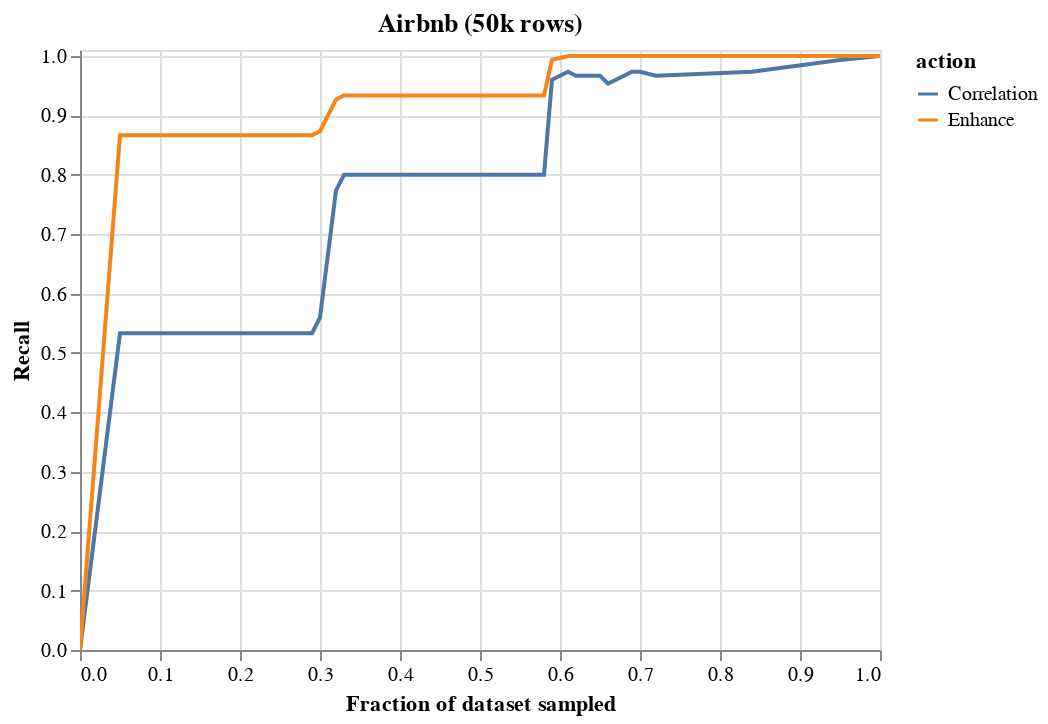

This figure's notebook cell:
### Code cell
df = trial_df 
df = df.groupby(["nfrac","action"]).mean().reset_index()
alt.Chart(df,title="Airbnb (50k rows)").mark_line().encode(
    x = alt.X("nfrac",title="Fraction of dataset sampled"),#scale=alt.Scale(type="log")),
    y = alt.Y("Recall",scale=alt.Scale(domain=(0,1.01))),
    color = "action"
).interactive()

### Figure 1 — Vega-Lite specification as saved in the notebook (floating-point values rounded to 4 significant figures)
{"config": {"view": {"continuousWidth": 400, "continuousHeight": 300}}, "data": {"name": "data-c4b292076bf1859af9d5abb659bfa0df"}, "mark": "line", "encoding": {"color": {"type": "nominal", "field": "action"}, "x": {"type": "quantitative", "field": "nfrac", "title": "Fraction of dataset sampled"}, "y": {"type": "quantitative", "field": "Recall", "scale": {"domain": [0, 1.01]}}}, "selection": {"selector029": {"type": "interval", "bind": "scales", "encodings": ["x", "y"]}}, "title": "Airbnb (50k rows)", "$schema": "https://vega.github.io/schema/vega-lite/v4.8.1.json", "datasets": {"data-c4b292076bf1859af9d5abb659bfa0df": [{"nfrac": 0.0, "action": "Correlation", "Precision": 0.0, "Recall": 0.0, "FScore": 0.0}, {"nfrac": 0.0, "action": "Enhance", "Precision": 0.0, "Recall": 0.0, "FScore": 0.0}, {"nfrac": 0.05, "action": "Correlation", "Precision": 1.0, "Recall": 0.5333, "FScore": 0.6957}, {"nfrac": 0.05, "action": "Enhance", "Precision": 1.0, "Recall": 0.8667, "FScore": 0.9286}, {"nfrac": 0.06, "action": "Correlation", "Precision": 1.0, "Recall": 0.5333, "FScore": 0.6957}, {"nfrac": 0.06, "action": "Enhance", "Precision": 1.0, "Recall": 0.8667, "FScore": 0.9286}, {"nfrac": 0.08, "action": "Correlation", "Precision": 1.0, "Recall": 0.5333, "FScore": 0.6957}, {"nfrac": 0.08, "action": "Enhance", "Precision": 1.0, "Recall": 0.8667, "FScore": 0.9286}, {"nfrac": 0.09, "action": "Correlation", "Precision": 1.0, "Recall": 0.5333, "FScore": 0.6957}, {"nfrac": 0.09, "action": "Enhance", "Precision": 1.0, "Recall": 0.8667, "FScore": 0.9286}, {"nfrac": 0.1, "action": "Correlation", "Precision": 1.0, "Recall": 0.5333, "FScore": 0.6957}, {"nfrac": 0.1, "action": "Enhance", "Precision": 1.0, "Recall": 0.8667, "FScore": 0.9286}, {"nfrac": 0.12, "action": "Correlation", "Precision": 1.0, "Recall": 0.5333, "FScore": 0.6957}, {"nfrac": 0.12, "action": "Enhance", "Precision": 1.0, "Recall": 0.8667, "FScore": 0.9286}, {"nfrac": 0.13, "action": "Correlation", "Precision": 1.0, "Recall": 0.5333, "FScore": 0.6957}, {"nfrac": 0.13, "action": "Enhance", "Precision": 1.0, "Recall": 0.8667, "FScore": 0.9286}, {"nfrac": 0.14, "action": "Correlation", "Precision": 1.0, "Recall": 0.5333, "FScore": 0.6957}, {"nfrac": 0.14, "action": "Enhance", "Precision": 1.0, "Recall": 0.8667, "FScore": 0.9286}, {"nfrac": 0.16, "action": "Correlation", "Precision": 1.0, "Recall": 0.5333, "FScore": 0.6957}, {"nfrac": 0.16, "action": "Enhance", "Precision": 1.0, "Recall": 0.8667, "FScore": 0.9286}, {"nfrac": 0.17, "action": "Correlation", "Precision": 1.0, "Recall": 0.5333, "FScore": 0.6957}, {"nfrac": 0.17, "action": "Enhance", "Precision": 1.0, "Recall": 0.8667, "FScore": 0.9286}, {"nfrac": 0.18, "action": "Correlation", "Precision": 1.0, "Recall": 0.5333, "FScore": 0.6957}, {"nfrac": 0.18, "action": "Enhance", "Precision": 1.0, "Recall": 0.8667, "FScore": 0.9286}, {"nfrac": 0.2, "action": "Correlation", "Precision": 1.0, "Recall": 0.5333, "FScore": 0.6957}, {"nfrac": 0.2, "action": "Enhance", "Precision": 1.0, "Recall": 0.8667, "FScore": 0.9286}, {"nfrac": 0.21, "action": "Correlation", "Precision": 1.0, "Recall": 0.5333, "FScore": 0.6957}, {"nfrac": 0.21, "action": "Enhance", "Precision": 1.0, "Recall": 0.8667, "FScore": 0.9286}, {"nfrac": 0.22, "action": "Correlation", "Precision": 1.0, "Recall": 0.5333, "FScore": 0.6957}, {"nfrac": 0.22, "action": "Enhance", "Precision": 1.0, "Recall": 0.8667, "FScore": 0.9286}, {"nfrac": 0.24, "action": "Correlation", "Precision": 1.0, "Recall": 0.5333, "FScore": 0.6957}, {"nfrac": 0.24, "action": "Enhance", "Precision": 1.0, "Recall": 0.8667, "FScore": 0.9286}, {"nfrac": 0.25, "action": "Correlation", "Precision": 1.0, "Recall": 0.5333, "FScore": 0.6957}, {"nfrac": 0.25, "action": "Enhance", "Precision": 1.0, "Recall": 0.8667, "FScore": 0.9286}, {"nfrac": 0.26, "action": "Correlation", "Precision": 1.0, "Recall": 0.5333, "FScore": 0.6957}, {"nfrac": 0.26, "action": "Enhance", "Precision": 1.0, "Recall": 0.8667, "FScore": 0.9286}, {"nfrac": 0.27, "action": "Correlation", "Precision": 1.0, "Recall": 0.5333, "FScore": 0.6957}, {"nfrac": 0.27, "action": "Enhance", "Precision": 1.0, "Recall": 0.8667, "FScore": 0.9286}, {"nfrac": 0.28, "action": "Correlation", "Precision": 1.0, "Recall": 0.5333, "FScore": 0.6957}, {"nfrac": 0.28, "action": "Enhance", "Precision": 1.0, "Recall": 0.8667, "FScore": 0.9286}, {"nfrac": 0.29, "action": "Correlation", "Precision": 1.0, "Recall": 0.5333, "FScore": 0.6957}, {"nfrac": 0.29, "action": "Enhance", "Precision": 1.0, "Recall": 0.8667, "FScore": 0.9286}, {"nfrac": 0.3, "action": "Correlation", "Precision": 1.0, "Recall": 0.56, "FScore": 0.715}, {"nfrac": 0.3, "action": "Enhance", "Precision": 1.0, "Recall": 0.8733, "FScore": 0.9323}, {"nfrac": 0.32, "action": "Correlation", "Precision": 1.0, "Recall": 0.7733, "FScore": 0.8696}, {"nfrac": 0.32, "action": "Enhance", "Precision": 1.0, "Recall": 0.9267, "FScore": 0.9618}, {"nfrac": 0.33, "action": "Correlation", "Precision": 1.0, "Recall": 0.8, "FScore": 0.8889}, {"nfrac": 0.33, "action": "Enhance", "Precision": 1.0, "Recall": 0.9333, "FScore": 0.9655}, {"nfrac": 0.34, "action": "Correlation", "Precision": 1.0, "Recall": 0.8, "FScore": 0.8889}, {"nfrac": 0.34, "action": "Enhance", "Precision": 1.0, "Recall": 0.9333, "FScore": 0.9655}, {"nfrac": 0.36, "action": "Correlation", "Precision": 1.0, "Recall": 0.8, "FScore": 0.8889}, {"nfrac": 0.36, "action": "Enhance", "Precision": 1.0, "Recall": 0.9333, "FScore": 0.9655}, {"nfrac": 0.37, "action": "Correlation", "Precision": 1.0, "Recall": 0.8, "FScore": 0.8889}, {"nfrac": 0.37, "action": "Enhance", "Precision": 1.0, "Recall": 0.9333, "FScore": 0.9655}, {"nfrac": 0.38, "action": "Correlation", "Precision": 1.0, "Recall": 0.8, "FScore": 0.8889}, {"nfrac": 0.38, "action": "Enhance", "Precision": 1.0, "Recall": 0.9333, "FScore": 0.9655}, {"nfrac": 0.39, "action": "Correlation", "Precision": 1.0, "Recall": 0.8, "FScore": 0.8889}, {"nfrac": 0.39, "action": "Enhance", "Precision": 1.0, "Recall": 0.9333, "FScore": 0.9655}, {"nfrac": 0.41, "action": "Correlation", "Precision": 1.0, "Recall": 0.8, "FScore": 0.8889}, {"nfrac": 0.41, "action": "Enhance", "Precision": 1.0, "Recall": 0.9333, "FScore": 0.9655}, {"nfrac": 0.42, "action": "Correlation", "Precision": 1.0, "Recall": 0.8, "FScore": 0.8889}, {"nfrac": 0.42, "action": "Enhance", "Precision": 1.0, "Recall": 0.9333, "FScore": 0.9655}, {"nfrac": 0.43, "action": "Correlation", "Precision": 1.0, "Recall": 0.8, "FScore": 0.8889}, {"nfrac": 0.43, "action": "Enhance", "Precision": 1.0, "Recall": 0.9333, "FScore": 0.9655}, {"nfrac": 0.45, "action": "Correlation", "Precision": 1.0, "Recall": 0.8, "FScore": 0.8889}, {"nfrac": 0.45, "action": "Enhance", "Precision": 1.0, "Recall": 0.9333, "FScore": 0.9655}, {"nfrac": 0.46, "action": "Correlation", "Precision": 1.0, "Recall": 0.8, "FScore": 0.8889}, {"nfrac": 0.46, "action": "Enhance", "Precision": 1.0, "Recall": 0.9333, "FScore": 0.9655}, {"nfrac": 0.47, "action": "Correlation", "Precision": 1.0, "Recall": 0.8, "FScore": 0.8889}, {"nfrac": 0.47, "action": "Enhance", "Precision": 1.0, "Recall": 0.9333, "FScore": 0.9655}, {"nfrac": 0.49, "action": "Correlation", "Precision": 1.0, "Recall": 0.8, "FScore": 0.8889}, {"nfrac": 0.49, "action": "Enhance", "Precision": 1.0, "Recall": 0.9333, "FScore": 0.9655}, {"nfrac": 0.5, "action": "Correlation", "Precision": 1.0, "Recall": 0.8, "FScore": 0.8889}, {"nfrac": 0.5, "action": "Enhance", "Precision": 1.0, "Recall": 0.9333, "FScore": 0.9655}, {"nfrac": 0.51, "action": "Correlation", "Precision": 1.0, "Recall": 0.8, "FScore": 0.8889}, {"nfrac": 0.51, "action": "Enhance", "Precision": 1.0, "Recall": 0.9333, "FScore": 0.9655}, {"nfrac": 0.53, "action": "Correlation", "Precision": 1.0, "Recall": 0.8, "FScore": 0.8889}, {"nfrac": 0.53, "action": "Enhance", "Precision": 1.0, "Recall": 0.9333, "FScore": 0.9655}, {"nfrac": 0.54, "action": "Correlation", "Precision": 1.0, "Recall": 0.8, "FScore": 0.8889}, {"nfrac": 0.54, "action": "Enhance", "Precision": 1.0, "Recall": 0.9333, "FScore": 0.9655}, {"nfrac": 0.55, "action": "Correlation", "Precision": 1.0, "Recall": 0.8, "FScore": 0.8889}, {"nfrac": 0.55, "action": "Enhance", "Precision": 1.0, "Recall": 0.9333, "FScore": 0.9655}, {"nfrac": 0.57, "action": "Correlation", "Precision": 1.0, "Recall": 0.8, "FScore": 0.8889}, {"nfrac": 0.57, "action": "Enhance", "Precision": 1.0, "Recall": 0.9333, "FScore": 0.9655}, {"nfrac": 0.58, "action": "Correlation", "Precision": 1.0, "Recall": 0.8, "FScore": 0.8889}, {"nfrac": 0.58, "action": "Enhance", "Precision": 1.0, "Recall": 0.9333, "FScore": 0.9655}, {"nfrac": 0.59, "action": "Correlation", "Precision": 1.0, "Recall": 0.96, "FScore": 0.9785}, {"nfrac": 0.59, "action": "Enhance", "Precision": 1.0, "Recall": 0.9933, "FScore": 0.9966}, {"nfrac": 0.61, "action": "Correlation", "Precision": 1.0, "Recall": 0.9733, "FScore": 0.9862}, {"nfrac": 0.61, "action": "Enhance", "Precision": 1.0, "Recall": 1.0, "FScore": 1.0}, {"nfrac": 0.62, "action": "Correlation", "Precision": 1.0, "Recall": 0.9667, "FScore": 0.9828}, {"nfrac": 0.62, "action": "Enhance", "Precision": 1.0, "Recall": 1.0, "FScore": 1.0}, {"nfrac": 0.63, "action": "Correlation", "Precision": 1.0, "Recall": 0.9667, "FScore": 0.9828}, {"nfrac": 0.63, "action": "Enhance", "Precision": 1.0, "Recall": 1.0, "FScore": 1.0}, {"nfrac": 0.65, "action": "Correlation", "Precision": 1.0, "Recall": 0.9667, "FScore": 0.9828}, {"nfrac": 0.65, "action": "Enhance", "Precision": 1.0, "Recall": 1.0, "FScore": 1.0}, {"nfrac": 0.66, "action": "Correlation", "Precision": 1.0, "Recall": 0.9533, "FScore": 0.9759}, {"nfrac": 0.66, "action": "Enhance", "Precision": 1.0, "Recall": 1.0, "FScore": 1.0}, {"nfrac": 0.67, "action": "Correlation", "Precision": 1.0, "Recall": 0.96, "FScore": 0.9793}, {"nfrac": 0.67, "action": "Enhance", "Precision": 1.0, "Recall": 1.0, "FScore": 1.0}, {"nfrac": 0.69, "action": "Correlation", "Precision": 1.0, "Recall": 0.9733, "FScore": 0.9862}, {"nfrac": 0.69, "action": "Enhance", "Precision": 1.0, "Recall": 1.0, "FScore": 1.0}, {"nfrac": 0.7, "action": "Correlation", "Precision": 1.0, "Recall": 0.9733, "FScore": 0.9862}, {"nfrac": 0.7, "action": "Enhance", "Precision": 1.0, "Recall": 1.0, "FScore": 1.0}, {"nfrac": 0.72, "action": "Correlation", "Precision": 1.0, "Recall": 0.9667, "FScore": 0.9828}, {"nfrac": 0.72, "action": "Enhance", "Precision": 1.0, "Recall": 1.0, "FScore": 1.0}, {"nfrac": 0.84, "action": "Correlation", "Precision": 1.0, "Recall": 0.9733, "FScore": 0.9862}, {"nfrac": 0.84, "action": "Enhance", "Precision": 1.0, "Recall": 1.0, "FScore": 1.0}, {"nfrac": 0.95, "action": "Correlation", "Precision": 1.0, "Recall": 0.9933, "FScore": 0.9966}, {"nfrac": 0.95, "action": "Enhance", "Precision": 1.0, "Recall": 1.0, "FScore": 1.0}, {"nfrac": 1.0, "action": "Correlation", "Precision": 1.0, "Recall": 1.0, "FScore": 1.0}, {"nfrac": 1.0, "action": "Enhance", "Precision": 1.0, "Recall": 1.0, "FScore": 1.0}]}}
